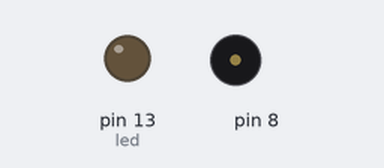
A sketch run on a simulated Arduino Uno, built with avr-gcc and run on an emulated ATmega328P. Shown: output pins drawn as LEDs (lit = HIGH), buzzer (waves = sounding).

Above: at 1.9 s.
At 10.3 s:
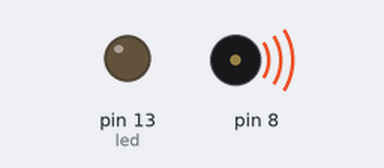
At 18.35 s:
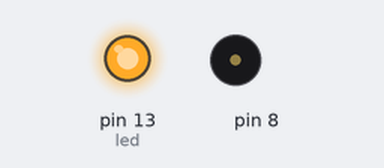
Timing chart, 0 to 18.7 s (numbered marks = the images above):
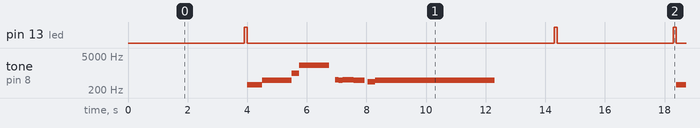

Measured:
- by itself, pin 13 (led): repeats every 14.4 s: LOW 10.3 s, HIGH 0.10 s, LOW 3.9 s, HIGH 0.10 s
- by itself, tone on pin 8: repeats every 14.4 s: 493 Hz 1.0 s, 987 Hz 0.25 s, 2093 Hz 1.0 s, silent 0.20 s, 523 Hz 0.13 s, 493 Hz 0.13 s, 523 Hz 0.38 s, 493 Hz 0.38 s, silent 0.10 s, 440 Hz 0.25 s, 493 Hz 4.0 s, silent 6.1 s, 329 Hz 0.50 s

The sketch:

imperial_march.ino
```cpp
// NB: ALL NOTES DEFINED WITH STANDARD ENGLISH NAMES, EXCEPT FROM "A"
//THAT IS CALLED WITH THE ITALIAN NAME "LA" BECAUSE A0,A1...ARE THE ANALOG PINS ON ARDUINO.
// (Ab IS CALLED Ab AND NOT LAb)
#define	C0 16.35
#define	Db0	17.32
#define	D0	18.35
#define	Eb0	19.45
#define	E0	20.60
#define	F0	21.83
#define	Gb0	23.12
#define	G0	24.50
#define	Ab0	25.96
#define	LA0	27.50
#define	Bb0	29.14
#define	B0	30.87
#define	C1	32.70
#define	Db1	34.65
#define	D1	36.71
#define	Eb1	38.89
#define	E1	41.20
#define	F1	43.65
#define	Gb1	46.25
#define	G1	49.00
#define	Ab1	51.91
#define	LA1	55.00
#define	Bb1	58.27
#define	B1	61.74
#define	C2	65.41
#define	Db2	69.30
#define	D2	73.42
#define	Eb2	77.78
#define	E2	82.41
#define	F2	87.31
#define	Gb2	92.50
#define	G2	98.00
#define	Ab2	103.83
#define	LA2	110.00
#define	Bb2	116.54
#define	B2	123.47
#define	C3	130.81
#define	Db3	138.59
#define	D3	146.83
#define	Eb3	155.56
#define	E3	164.81
#define	F3	174.61
#define	Gb3	185.00
#define	G3	196.00
#define	Ab3	207.65
#define	LA3	220.00
#define	Bb3	233.08
#define	B3	246.94
#define	C4	261.63
#define	Db4	277.18
#define	D4	293.66
#define	Eb4	311.13
#define	E4	329.63
#define	F4	349.23
#define	Gb4	369.99
#define	G4	392.00
#define	Ab4	415.30
#define	LA4	440.00
#define	Bb4	466.16
#define	B4	493.88
#define	C5	523.25
#define	Db5	554.37
#define	D5	587.33
#define	Eb5	622.25
#define	E5	659.26
#define	F5	698.46
#define	Gb5	739.99
#define	G5	783.99
#define	Ab5	830.61
#define	LA5	880.00
#define	Bb5	932.33
#define	B5	987.77
#define	C6	1046.50
#define	Db6	1108.73
#define	D6	1174.66
#define	Eb6	1244.51
#define	E6	1318.51
#define	F6	1396.91
#define	Gb6	1479.98
#define	G6	1567.98
#define	Ab6	1661.22
#define	LA6	1760.00
#define	Bb6	1864.66
#define	B6	1975.53
#define	C7	2093.00
#define	Db7	2217.46
#define	D7	2349.32
#define	Eb7	2489.02
#define	E7	2637.02
#define	F7	2793.83
#define	Gb7	2959.96
#define	G7	3135.96
#define	Ab7	3322.44
#define	LA7	3520.01
#define	Bb7	3729.31
#define	B7	3951.07
#define	C8	4186.01
#define	Db8	4434.92
#define	D8	4698.64
#define	Eb8	4978.03
// DURATION OF THE NOTES
#define BPM 120    //  you can change this value changing all the others
#define H 2*Q //half 2/4
#define Q 60000/BPM //quarter 1/4
#define E Q/2   //eighth 1/8
#define S Q/4 // sixteenth 1/16
#define W 4*Q // whole 4/4

int led = 13;
int countDown = 4000;
int signal = 100;

void setup() {
  pinMode(8, OUTPUT);
  pinMode(13, OUTPUT);

}

// the loop routine runs over and over again forever:
void loop() {
  //tone(pin, note, duration)
  delay(countDown - signal);

  digitalWrite(led, HIGH);
  delay(signal);
  digitalWrite(led, LOW);

  play(E4, Q);
  play(B4, H);
  play(B5, E);
  play(C7, H);

  delay(200);

  play(C5, S);
  play(B4, S);
  play(C5, E + S);
  play(B4, E + S);

  delay(100);

  play(LA4, E);
  play(B4, 2 * W);


  delay(2000);
  digitalWrite(led, HIGH);
  delay(signal);
  digitalWrite(led, LOW);
}

void play(int note, int time){
  tone(8,note);
  delay(time);
  noTone(8);

}
```
